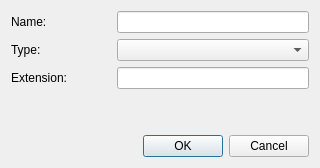
<?xml version="1.0" encoding="UTF-8"?>
<ui version="4.0">
 <class>MakeTemplateDialog</class>
 <widget class="QDialog" name="MakeTemplateDialog">
  <property name="geometry">
   <rect>
    <x>0</x>
    <y>0</y>
    <width>320</width>
    <height>168</height>
   </rect>
  </property>
  <property name="windowTitle">
   <string>Make Template</string>
  </property>
  <layout class="QVBoxLayout" name="verticalLayout" stretch="0,0,0,0,0">
   <item>
    <layout class="QHBoxLayout" name="horizontalLayout">
     <item>
      <widget class="QLabel" name="ui_nameLabel">
       <property name="minimumSize">
        <size>
         <width>100</width>
         <height>0</height>
        </size>
       </property>
       <property name="text">
        <string>Name:</string>
       </property>
      </widget>
     </item>
     <item>
      <widget class="QLineEdit" name="ui_name"/>
     </item>
    </layout>
   </item>
   <item>
    <layout class="QHBoxLayout" name="horizontalLayout_3" stretch="0,1">
     <item>
      <widget class="QLabel" name="label">
       <property name="minimumSize">
        <size>
         <width>100</width>
         <height>0</height>
        </size>
       </property>
       <property name="text">
        <string>Type:</string>
       </property>
      </widget>
     </item>
     <item>
      <widget class="QComboBox" name="ui_types"/>
     </item>
    </layout>
   </item>
   <item>
    <layout class="QHBoxLayout" name="horizontalLayout_2">
     <item>
      <widget class="QLabel" name="ui_extensionLabel">
       <property name="minimumSize">
        <size>
         <width>100</width>
         <height>0</height>
        </size>
       </property>
       <property name="text">
        <string>Extension:</string>
       </property>
      </widget>
     </item>
     <item>
      <widget class="QLineEdit" name="ui_extension"/>
     </item>
    </layout>
   </item>
   <item>
    <spacer name="verticalSpacer">
     <property name="orientation">
      <enum>Qt::Vertical</enum>
     </property>
     <property name="sizeHint" stdset="0">
      <size>
       <width>20</width>
       <height>40</height>
      </size>
     </property>
    </spacer>
   </item>
   <item>
    <widget class="QDialogButtonBox" name="ui_buttons">
     <property name="orientation">
      <enum>Qt::Horizontal</enum>
     </property>
     <property name="standardButtons">
      <set>QDialogButtonBox::Cancel|QDialogButtonBox::Ok</set>
     </property>
    </widget>
   </item>
  </layout>
 </widget>
 <resources/>
 <connections>
  <connection>
   <sender>ui_buttons</sender>
   <signal>accepted()</signal>
   <receiver>MakeTemplateDialog</receiver>
   <slot>accept()</slot>
   <hints>
    <hint type="sourcelabel">
     <x>248</x>
     <y>254</y>
    </hint>
    <hint type="destinationlabel">
     <x>157</x>
     <y>274</y>
    </hint>
   </hints>
  </connection>
  <connection>
   <sender>ui_buttons</sender>
   <signal>rejected()</signal>
   <receiver>MakeTemplateDialog</receiver>
   <slot>reject()</slot>
   <hints>
    <hint type="sourcelabel">
     <x>316</x>
     <y>260</y>
    </hint>
    <hint type="destinationlabel">
     <x>286</x>
     <y>274</y>
    </hint>
   </hints>
  </connection>
 </connections>
</ui>
